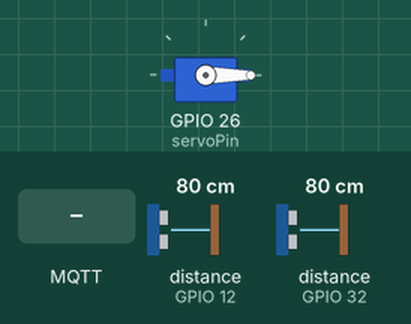
A sketch run on a simulated ESP32. Parts: servo. Wiring (inferred from the names in the program): 2 × ultrasonic range finder: trigger GPIO 13, echo GPIO 12 / trigger GPIO 25, echo GPIO 32. Inputs (shaded band) come from the test bench; at power-on: distance to the obstacle (sensors on GPIO 12, GPIO 32) 80 cm. The echo pulse lasts 58.3 µs per cm; WiFi joins after 1.5 s; servers stay silent unless stated; no MQTT or app messages arrive unless stated; what the sketch prints to the serial monitor is not drawn.

Above: at 3.2 s.
3.3 s: distance to the obstacle (sensor on GPIO 12) set to 12 cm
6.3 s: distance to the obstacle (sensor on GPIO 12) set to 9 cm
At 7.5 s:
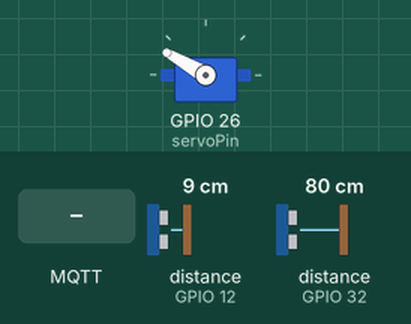
7.8 s: MQTT message "5" arrives on the first subscribed topic
At 8.9 s:
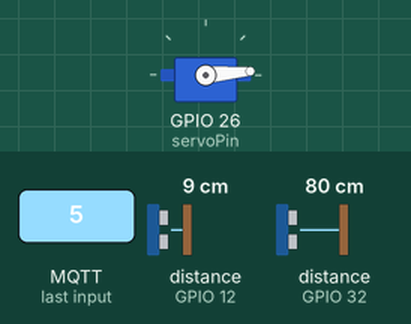
11.1 s: MQTT message "1" arrives on the second subscribed topic
At 11.7 s:
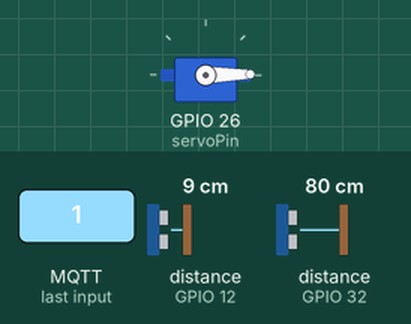
Timing chart, 0 to 14.1 s (numbered marks = the images above; inputs shaded):
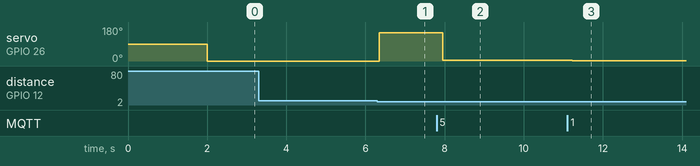

Measured:
- the behaviour switches between 11 and 10 cm on distance to the obstacle (sensor on GPIO 12) (found by bisection; images 0 and 1)
- after the input at 3.3 s, every drawn part: stays the same
- after the input at 6.3 s, servo on GPIO 26 (servoPin): 0° → 150° after 0.05 s
- after the input at 7.8 s, servo on GPIO 26 (servoPin): 150° → 5° after 0.15 s
- after the input at 11.1 s, servo on GPIO 26 (servoPin): 5° → 1° after 0.13 s

The sketch:

source_code_servo_esp32.ino
```cpp
#include <ESP32Servo.h>
#include <PubSubClient.h>
#include "WiFi.h"

//define sound speed in cm/uS
#define SOUND_SPEED 0.034

WiFiClient espClient;
PubSubClient client(espClient);
long lastMsg = 0;
long lastSensorMsg = 0;
char msg[50];
int value = 0;
const char* ssid = "";
const char* password = "";
const char* mqtt_server = "192.168.0.18";
static const int servoPin = 26;
String servoValueString = String(0);
int currentServoPosition = 0;
int pos1 = 0;
int pos2 = 0;
long duration;
float distanceCm;
float levelDuration;
float levelDistanceCm;
const int trigPin = 13;
const int echoPin = 12;
const int levelTrigPin = 25;
const int levelEchoPin = 32;
// Variables for presence detection
bool presenceDetected = false;
bool doorOpen = false;
unsigned long doorOpenTime = 0;
const unsigned long doorOpenDuration = 5000; // Keep door open for 5 seconds

// Garbage level configuration
const float GARBAGE_CONTAINER_HEIGHT = 6.0; // Height of garbage container in cm
const float GARBAGE_EMPTY_DISTANCE = 3.0;   // Distance when container is empty
const float GARBAGE_FULL_DISTANCE = 0.9;     // Distance when container is full
float garbageLevel = 0.0;                    // Garbage level percentage
String garbageStatus = "EMPTY";              // Current garbage status
bool garbageAlertSent = false;               // Track if critical alert was sent
bool maintenanceAlertSent = false;           // Track if maintenance alert was sent


Servo servo1;

void callback(char* topic, byte* message, unsigned int length) {
  Serial.print("[MQTT] Message arrived on topic: '");
  Serial.print(topic);
  Serial.print("' with message: '");

  String messageTemp;
  for (int i = 0; i < length; i++) {
    Serial.print((char)message[i]);
    messageTemp += (char)message[i];
  }
  Serial.print("' (length: ");
  Serial.print(length);
  Serial.println(")");

  if (String(topic) == "esp32/servo/control") {
    Serial.print("[MQTT] Processing servo control command: ");
    Serial.println(messageTemp);

    // Handle special commands
    messageTemp.toLowerCase();
    if (messageTemp == "open") {
      Serial.println("[MQTT] Opening door via MQTT command");
      openDoor();
      client.publish("esp32/servo/auto", "Door opened - Manual MQTT control");
    }
    else if (messageTemp == "close") {
      Serial.println("[MQTT] Closing door via MQTT command");
      closeDoor();
      client.publish("esp32/servo/auto", "Door closed - Manual MQTT control");
    }
    else {
      // Try to parse as numeric position
      int newPosition = messageTemp.toInt();
      if(newPosition >= 0 && newPosition <= 180 && messageTemp != "0" || messageTemp == "0"){
        Serial.print("[MQTT] Setting servo to position: ");
        Serial.println(newPosition);
        servo1.write(newPosition);
        currentServoPosition = newPosition;
        servoValueString = String(newPosition);
        char statusMsg[10];
        servoValueString.toCharArray(statusMsg, 10);
        client.publish("esp32/servo/status", statusMsg);
        client.publish("esp32/servo/auto", "Position set - Manual MQTT control");
        Serial.println("[MQTT] Servo position updated and status published!");
      } else {
        Serial.print("[MQTT] Invalid command: '");
        Serial.print(messageTemp);
        Serial.println("'. Expected 'open', 'close', or angle 0-180");
        client.publish("esp32/servo/error", "Invalid command. Use: open/close/0-180");
      }
    }
  } else if (String(topic) == "esp32/servo/position") {
    Serial.print("[MQTT] Processing slider position command: ");
    Serial.println(messageTemp);

    // Parse slider position value (0-180)
    int sliderPosition = messageTemp.toInt();
    if((sliderPosition >= 0 && sliderPosition <= 180 && messageTemp != "0") || messageTemp == "0"){
      Serial.print("[MQTT] Setting servo to slider position: ");
      Serial.println(sliderPosition);
      servo1.write(sliderPosition);
      currentServoPosition = sliderPosition;
      servoValueString = String(sliderPosition);

      // Update door state based on position
      doorOpen = (sliderPosition > 90);
      if (doorOpen) {
        doorOpenTime = millis(); // Reset timer for auto-close
      }

      char statusMsg[10];
      servoValueString.toCharArray(statusMsg, 10);
      client.publish("esp32/servo/status", statusMsg);
      client.publish("esp32/servo/door", doorOpen ? "OPEN" : "CLOSED");
      client.publish("esp32/servo/auto", "Position set - Slider control");

      Serial.println("[MQTT] Servo position updated via slider and status published!");
    } else {
      Serial.print("[MQTT] Invalid slider position: '");
      Serial.print(messageTemp);
      Serial.println("'. Must be 0-180");
      client.publish("esp32/servo/error", "Invalid slider position. Range: 0-180");
    }
  } else {
    Serial.print("[MQTT] Ignored message on unexpected topic: ");
    Serial.println(topic);
  }
}

void reconnect() {
  // Loop until reconnected
  while (!client.connected()) {
    Serial.println("[MQTT] Attempting MQTT connection...");

    // Create unique client ID using MAC address
    String clientId = "ESP32Servo_" + WiFi.macAddress();
    clientId.replace(":", "");

    Serial.print("[MQTT] Client ID: ");
    Serial.println(clientId);

    // Attempt to connect
    if (client.connect(clientId.c_str())) {
      Serial.println("[MQTT] Connected successfully!");

      // Subscribe to control topic
      Serial.print("[MQTT] Subscribing to topic: esp32/servo/control... ");
      if (client.subscribe("esp32/servo/control")) {
        Serial.println("SUCCESS");
      } else {
        Serial.println("FAILED");
      }

      // Subscribe to slider position topic
      Serial.print("[MQTT] Subscribing to topic: esp32/servo/position... ");
      if (client.subscribe("esp32/servo/position")) {
        Serial.println("SUCCESS");
      } else {
        Serial.println("FAILED");
      }

      // Publish connection status and initial state
      client.publish("esp32/servo/connection", "Connected");
      char statusMsg[10];
      servoValueString.toCharArray(statusMsg, 10);
      client.publish("esp32/servo/status", statusMsg);

      Serial.println("[MQTT] Ready to receive commands on 'esp32/servo/control'");
      Serial.println("[MQTT] Commands: 'open', 'close', or angle (0-180)");
      Serial.println("[MQTT] Ready to receive slider positions on 'esp32/servo/position'");
      Serial.println("[MQTT] Slider range: 0-180 degrees");
      Serial.println("[MQTT] Published initial servo status");

    } else {
      Serial.print("[MQTT] Connection failed, rc=");
      Serial.print(client.state());
      Serial.println(" retrying in 5 seconds");
      delay(5000);
    }
  }
}

void openDoor() {
  servo1.write(150);
  currentServoPosition = 150;
  servoValueString = String(150);
  doorOpen = true;
  doorOpenTime = millis();

  char statusMsg[10];
  servoValueString.toCharArray(statusMsg, 10);
  client.publish("esp32/servo/status", statusMsg);
  client.publish("esp32/servo/door", "OPEN");

  Serial.println("[DOOR] Door opened! Servo at 150 degrees");

  char distanceMsg[10];
  dtostrf(distanceCm, 1, 2, distanceMsg);
  client.publish("esp32/servo/distance", distanceMsg);

  client.publish("esp32/servo/auto", "Door opened - Presence detected");
}

void closeDoor() {
  servo1.write(0);
  currentServoPosition = 0;
  servoValueString = String(0);
  doorOpen = false;

  char statusMsg[10];
  servoValueString.toCharArray(statusMsg, 10);
  client.publish("esp32/servo/status", statusMsg);
  client.publish("esp32/servo/door", "CLOSED");

  Serial.println("[DOOR] Door closed! Servo at 0 degrees");

  client.publish("esp32/servo/auto", "Door closed - Timeout or manual");
}

void setup() {
  Serial.begin(115200);
  servo1.attach(servoPin);
  pinMode(trigPin, OUTPUT);
  pinMode(echoPin, INPUT);
  pinMode(levelTrigPin, OUTPUT);
  pinMode(levelEchoPin, INPUT);
  WiFi.begin(ssid, password);
  while (WiFi.status() != WL_CONNECTED) {
    delay(1000);
    Serial.println("Connecting to WiFi..");
  }
  Serial.println(WiFi.localIP());
  client.setServer(mqtt_server, 1883);
  client.setCallback(callback);
  servo1.write(0);
  currentServoPosition = 0;
  servoValueString = String(0);
  Serial.println("System initialized - Door control ready!");
}

void loop() {
  // MQTT connection management
  if (!client.connected()) {
    reconnect();
  }
  client.loop();

  // Read presence detection sensor
  digitalWrite(trigPin, LOW);
  delayMicroseconds(2);
  digitalWrite(trigPin, HIGH);
  delayMicroseconds(10);
  digitalWrite(trigPin, LOW);
  duration = pulseIn(echoPin, HIGH);
  distanceCm = duration * SOUND_SPEED/2;

  // Read garbage level sensor
  digitalWrite(levelTrigPin, LOW);
  delayMicroseconds(2);
  digitalWrite(levelTrigPin, HIGH);
  delayMicroseconds(10);
  digitalWrite(levelTrigPin, LOW);
  levelDuration = pulseIn(levelEchoPin, HIGH);
  levelDistanceCm = levelDuration * SOUND_SPEED/2;

  // Calculate garbage level percentage
  if (levelDistanceCm > 0 && levelDistanceCm <= GARBAGE_EMPTY_DISTANCE) {
    // Calculate percentage: 0% = empty (max distance), 100% = full (min distance)
    garbageLevel = ((GARBAGE_EMPTY_DISTANCE - levelDistanceCm) / (GARBAGE_EMPTY_DISTANCE - GARBAGE_FULL_DISTANCE)) * 100.0;
    garbageLevel = constrain(garbageLevel, 0.0, 100.0); // Ensure 0-100% range

    // Determine garbage status
    if (garbageLevel >= 90) {
      garbageStatus = "CRITICAL - FULL";
      if (!garbageAlertSent) {
        client.publish("esp32/garbage/alert", "CRITICAL: Container is full! Immediate collection required.");
        garbageAlertSent = true;
        Serial.println("[GARBAGE] CRITICAL ALERT: Container full!");
      }
    } else if (garbageLevel >= 75) {
      garbageStatus = "HIGH";
      if (!maintenanceAlertSent) {
        client.publish("esp32/garbage/alert", "WARNING: Container is 75% full. Schedule collection soon.");
        maintenanceAlertSent = true;
        Serial.println("[GARBAGE] WARNING: Container 75% full");
      }
      garbageAlertSent = false; // Reset critical alert for next time
    } else if (garbageLevel >= 50) {
      garbageStatus = "MEDIUM";
      garbageAlertSent = false;
      maintenanceAlertSent = false;
    } else if (garbageLevel >= 25) {
      garbageStatus = "LOW";
      garbageAlertSent = false;
      maintenanceAlertSent = false;
    } else {
      garbageStatus = "EMPTY";
      garbageAlertSent = false;
      maintenanceAlertSent = false;
    }
  } else {
    garbageLevel = 0.0;
    garbageStatus = "SENSOR ERROR";
  }

  // Print sensor readings with proper formatting
  Serial.println("=====================================");
  Serial.println("[SENSORS] Current Readings:");
  Serial.print("[SENSORS]   Presence Detection: ");
  Serial.print(distanceCm, 2);
  Serial.println(" cm");
  Serial.println("[GARBAGE] Waste Container Status:");
  Serial.print("[GARBAGE]   Distance to waste:  ");
  Serial.print(levelDistanceCm, 2);
  Serial.println(" cm");
  Serial.print("[GARBAGE]   Fill Level:         ");
  Serial.print(garbageLevel, 1);
  Serial.println("%");
  Serial.print("[GARBAGE]   Status:             ");
  Serial.println(garbageStatus);

  // Add visual indicator for garbage level
  Serial.print("[GARBAGE]   Visual: [");
  int bars = (int)(garbageLevel / 10); // 10 bars for 100%
  for (int i = 0; i < 10; i++) {
    if (i < bars) {
      Serial.print("■");
    } else {
      Serial.print("□");
    }
  }
  Serial.print("] ");
  Serial.print(garbageLevel, 0);
  Serial.println("%");
  Serial.println("=====================================");

  // Check for presence detection (within 10cm)
  if (distanceCm < 10 && distanceCm > 0) {
    if (!presenceDetected) {
      presenceDetected = true;
      Serial.println("[PRESENCE] Person detected! Opening door automatically");
      client.publish("esp32/servo/sensor", "Presence detected! Opening doors");
      client.publish("esp32/servo/presence", "DETECTED");
      openDoor();
    }
  } else {
    if (presenceDetected) {
      Serial.println("[PRESENCE] Person left detection area");
      client.publish("esp32/servo/presence", "CLEAR");
    }
    presenceDetected = false;
  }

  // Auto-close door after specified duration
  if (doorOpen && (millis() - doorOpenTime > doorOpenDuration)) {
    if (!presenceDetected) {
      Serial.println("[DOOR] Auto-closing door - timeout reached and no presence");
      closeDoor();
    } else {
      // Reset timer if presence is still detected
      doorOpenTime = millis();
      Serial.println("[DOOR] Extending door open time - presence still detected");
    }
  }

  // Publish regular status updates every 5 seconds
  long now = millis();
  if (now - lastMsg > 5000) {
    lastMsg = now;

    // Publish servo status
    char statusMsg[10];
    servoValueString.toCharArray(statusMsg, 10);
    client.publish("esp32/servo/status", statusMsg);

    // Publish distance readings
    char distanceMsg[10];
    dtostrf(distanceCm, 1, 2, distanceMsg);
    client.publish("esp32/servo/distance", distanceMsg);

    // Publish enhanced garbage level information
    char levelDistanceMsg[10];
    dtostrf(levelDistanceCm, 1, 2, levelDistanceMsg);
    client.publish("esp32/garbage/level_distance", levelDistanceMsg);

    char garbageLevelMsg[10];
    dtostrf(garbageLevel, 1, 1, garbageLevelMsg);
    client.publish("esp32/garbage/level_percentage", garbageLevelMsg);

    char garbageStatusMsg[20];
    garbageStatus.toCharArray(garbageStatusMsg, 20);
    client.publish("esp32/garbage/status", garbageStatusMsg);

    // Publish comprehensive garbage data as JSON
    String garbageDataJson = "{";
    garbageDataJson += "\"distance_cm\":" + String(levelDistanceCm, 2) + ",";
    garbageDataJson += "\"level_percentage\":" + String(garbageLevel, 1) + ",";
    garbageDataJson += "\"status\":\"" + garbageStatus + "\",";
    garbageDataJson += "\"container_height\":" + String(GARBAGE_CONTAINER_HEIGHT, 1) + ",";
    garbageDataJson += "\"empty_distance\":" + String(GARBAGE_EMPTY_DISTANCE, 1) + ",";
    garbageDataJson += "\"full_distance\":" + String(GARBAGE_FULL_DISTANCE, 1) + ",";
    garbageDataJson += "\"needs_collection\":" + String(garbageLevel >= 75 ? "true" : "false") + ",";
    garbageDataJson += "\"critical\":" + String(garbageLevel >= 90 ? "true" : "false") + ",";
    garbageDataJson += "\"timestamp\":" + String(millis());
    garbageDataJson += "}";

    char garbageJsonMsg[200];
    garbageDataJson.toCharArray(garbageJsonMsg, 200);
    client.publish("esp32/garbage/data", garbageJsonMsg);

    // Legacy topic for backward compatibility
    client.publish("esp32/garbage/level", levelDistanceMsg);

    // Publish door state and timing info
    client.publish("esp32/servo/door", doorOpen ? "OPEN" : "CLOSED");

    if (doorOpen) {
      unsigned long timeOpen = millis() - doorOpenTime;
      char timeOpenMsg[10];
      dtostrf(timeOpen / 1000.0, 1, 0, timeOpenMsg);
      client.publish("esp32/servo/time_open", timeOpenMsg);
    }

    Serial.printf("[STATUS] Door: %s | Servo: %s° | Presence: %.2fcm | Garbage: %.1f%% (%s)\\n",
                  doorOpen ? "OPEN" : "CLOSED", servoValueString.c_str(), distanceCm, garbageLevel, garbageStatus.c_str());
  }

  delay(200); // Reduced delay for more responsive detection
}
```
